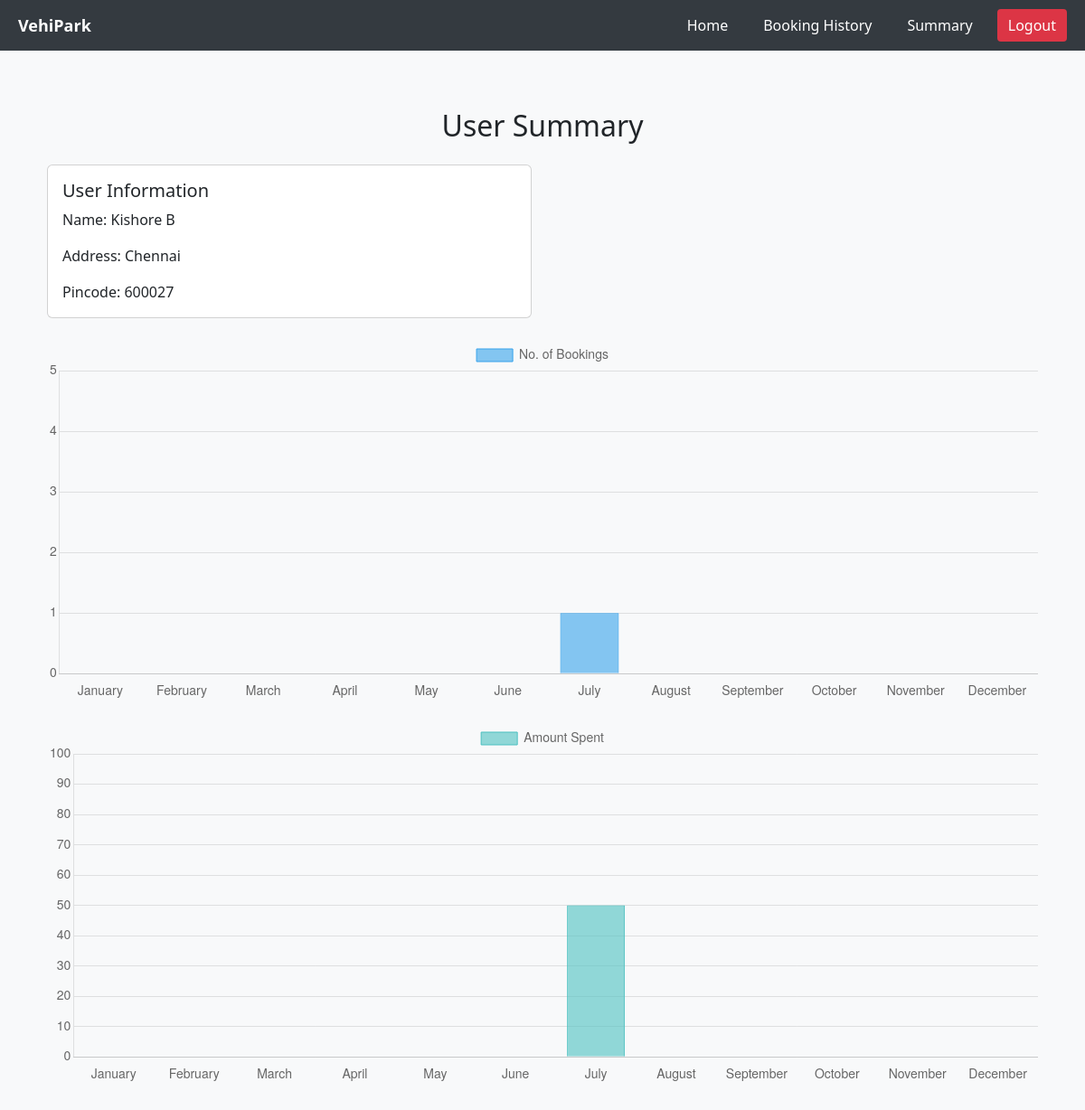
Before: /summary (signed in) with the older database file.
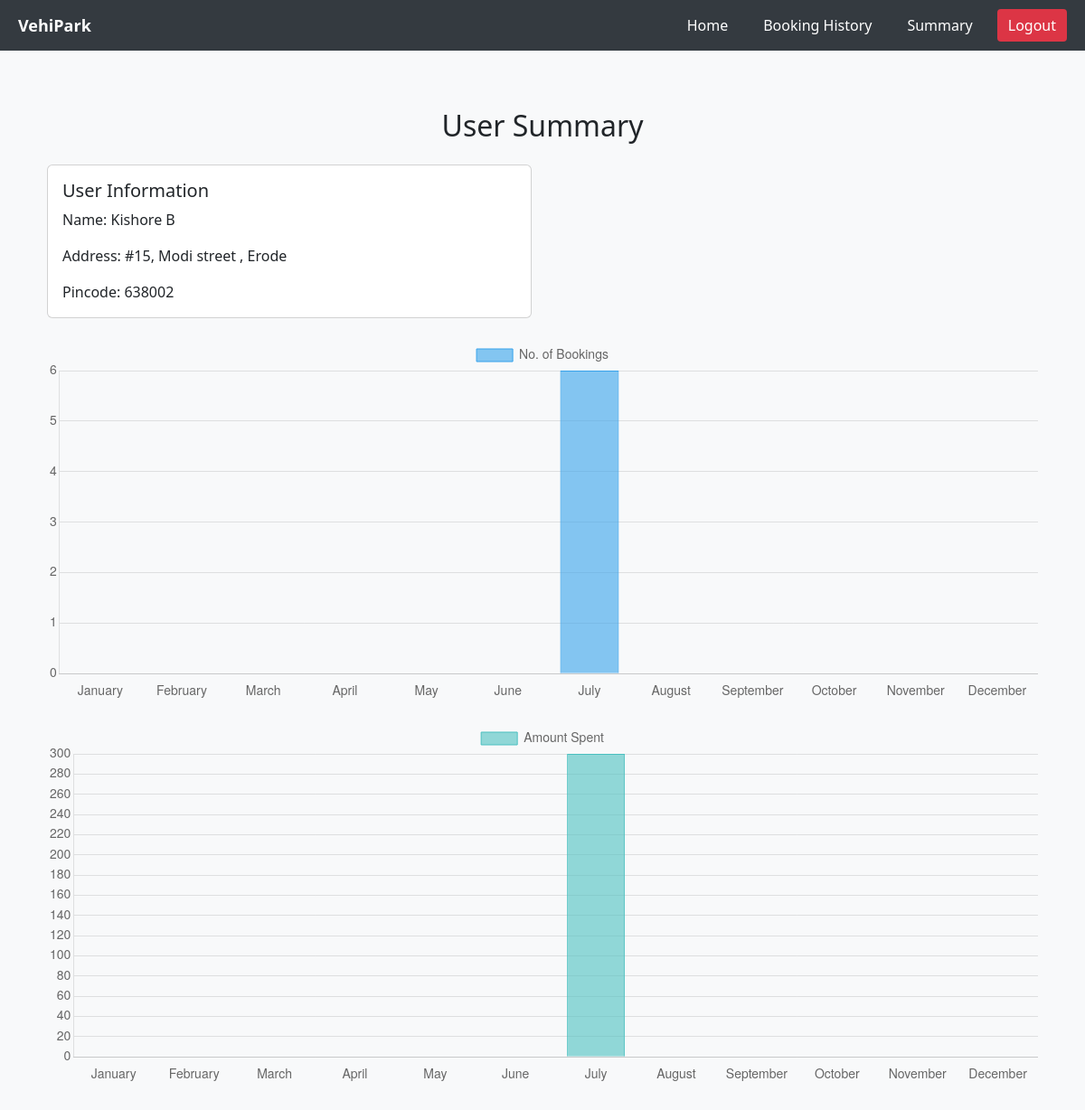
After: the same page with the newer database file.
### models.py (models this page shows)
class User(db.Model):
    __tablename__ = "user"
    id = db.Column(db.Integer, primary_key=True)
    username = db.Column(db.String(20), unique=True, nullable=False)
    password = db.Column(db.String(20), nullable=False)
    fullname = db.Column(db.String(20), nullable=False)
    address = db.Column(db.String(20), nullable=False)
    pincode = db.Column(db.String(20), nullable=False)
    bookings = db.relationship(
        "Booking", back_populates="user", cascade="all, delete-orphan"
    )

### controllers.py (the view)
@app.route("/summary")
def user_summary():
    if "user_id" not in session:
        return redirect(url_for("login"))
    user_id = session["user_id"]
    user = User.query.get(user_id)
    monthly_counts = [0] * 12
    monthly_expenses = [0] * 12
    bookings = Booking.query.filter_by(user_id=user_id).all()
    for booking in bookings:
        if booking.start_time:
            month = booking.start_time.month
            monthly_counts[month - 1] += 1
            monthly_expenses[month - 1] += booking.parking_cost or 0
    print("Monthly Counts:", monthly_counts)
    print("Monthly Expenses:", monthly_expenses)
    return render_template(
        "user_summary.html",
        user=user,
        monthly_counts=monthly_counts,
        monthly_expenses=monthly_expenses,
    )

### templates/user_summary.html (shortened to what this page needs)
{% extends "user_base.html" %}
{% block content %}
<div class="container mt-4">
    <h2 class="mb-4 text-center">User Summary</h2>
    <div class="row">
        <div class="col-md-6">
            <div class="card mb-4">
                <div class="card-body">
                    <h5 class="card-title">User Information</h5>
                    <p class="card-text">Name: {{ user.fullname }}</p>
                    <p class="card-text">Address: {{ user.address }}</p>
                    <p class="card-text">Pincode: {{ user.pincode }}</p>
                </div>
            </div>
        </div>
        <div class="col-md-12">
            <div style="position: relative; height: 400px;">
                <canvas id="bookingChart" style="image-rendering: pixelated;"></canvas>
            </div>
        </div>
        <div class="col-md-12 mt-4">
            <div style="position: relative; height: 400px;">
                <canvas id="expenseChart" style="image-rendering: pixelated;"></canvas>
            </div>
        </div>
    </div>
</div>
{% endblock %}

Changed rows visible on the page:
changed User "Kishore B": address "Chennai" → "#15, Modi street , Erode"; pincode "600027" → "638002"
Other visible differences:
chart data {{ monthly_counts | tojson }}: [0, 0, 0, 0, 0, 0, 1, 0, 0, 0, 0, 0] → [0, 0, 0, 0, 0, 0, 6, 0, 0, 0, 0, 0]
chart data {{ monthly_expenses | tojson }}: [0, 0, 0, 0, 0, 0, 50.0, 0, 0, 0, 0, 0] → [0, 0, 0, 0, 0, 0, 300.0, 0, 0, 0, 0, 0]
